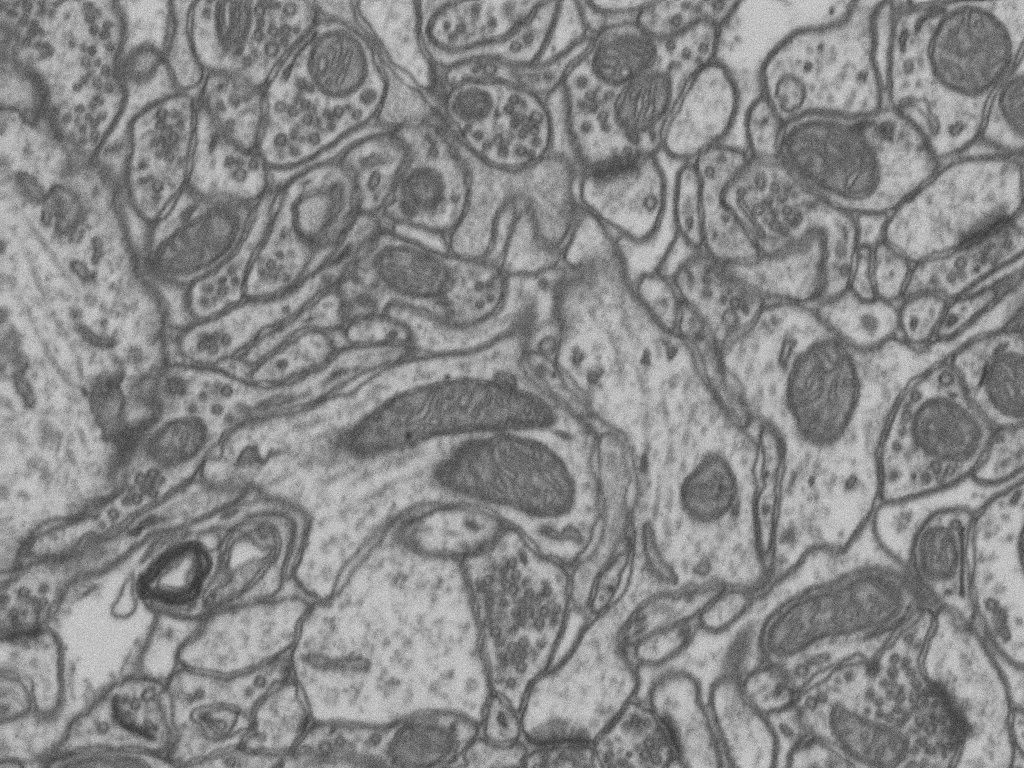
#> input picture pytorch/img2img/data/original/training0000.png, 1024 x 768 px, found by its file name; its folder holds only this picture in this run
$ python check.py
#> lines starting #> are read from the running program, lines starting #| are printed output that depends on the picture; long printed decimals are rounded
import cv2
import os
import numpy as np

path_img = "result_t_dataset_6_classes_01_mask/original"

list_name = [name for name in os.listdir(path_img) if name.endswith(".png")]

counter_bad_mean = 0
counter_bad_std = 0
counter_bad_mean_std = 0

lim_mean = [126,164]
lim_std = [22,35]

good_mean_img_list = []
good_std_img_list = []
good_mean_std_img_list = []

mean_list = []
std_list = []

# mean mean dataset: 138.83564813572747
# mean std dataset: 29.684126721380455

for name in list_name:
    img = cv2.imread(os.path.join(path_img, name), 0)
#> img is the input picture: shape (768, 1024); min 40, max 222, mean 135.7

    mean_img = np.mean(img)
#> mean_img = 135.7
    std_img = np.std(img)
#> std_img = 30.79

    img=img.astype(float)
    img = (img-mean_img)/std_img
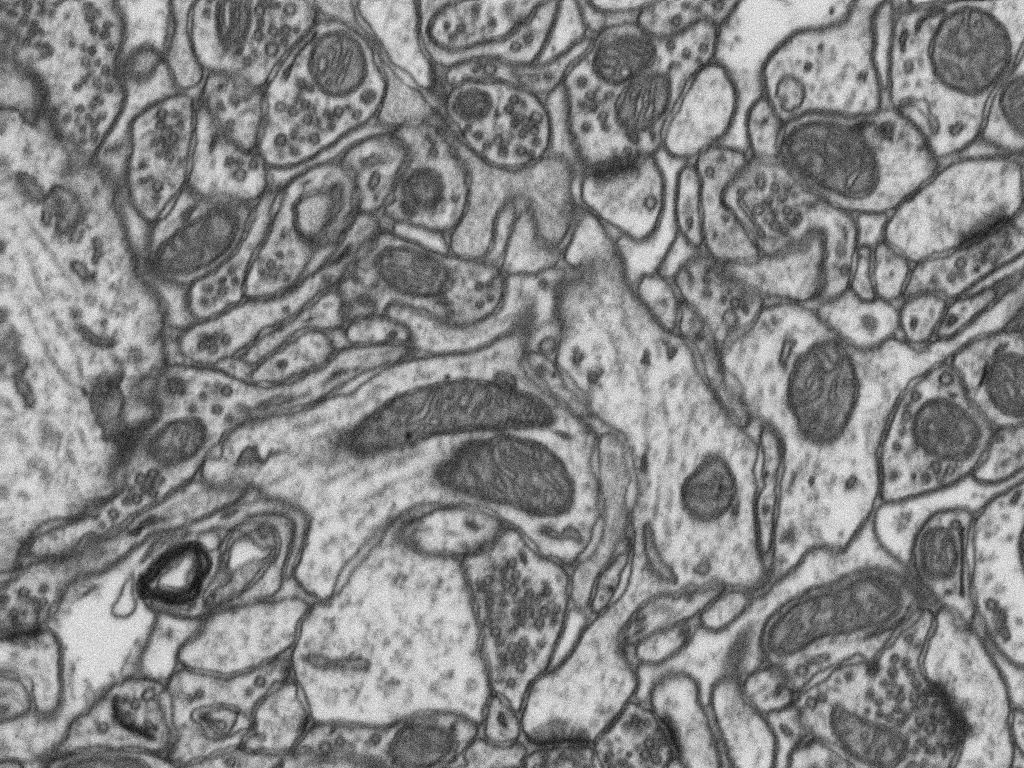
#> img: shape (768, 1024) float64; min -3.11, max 2.8, mean -3.1e-16; drawn with min black and max white
    img = (img*29.684126721380455)+138.83564813572747

    img[img>255]=255
    img[img<0]=0
    img = img.astype(np.uint8)

    mean_list.append(mean_img)
    std_list.append(std_img)

    if lim_mean[0] < mean_img < lim_mean[1]:
        good_mean_img_list.append(img)
    else:
        counter_bad_mean+=1

    if lim_std[0] < std_img < lim_std[1]:
        good_std_img_list.append(img)
    else:
        counter_bad_std+=1

    if lim_mean[0] < mean_img < lim_mean[1] and lim_std[0] < std_img < lim_std[1]:
        good_mean_std_img_list.append(img)
    else:
        counter_bad_mean_std+=1

    cv2.imwrite(f"origin_by_mean_std/{name}", img)


print(f"count images : {len(list_name)}")

print(f" mean mean dataset: {np.mean(mean_list)}")
#|  mean mean dataset: 135.702
print(f" mean std dataset: {np.mean(std_list)}")
#|  mean std dataset: 30.786

print(f" min mean dataset: {min(mean_list)}")
#|  min mean dataset: 135.702
print(f" max mean dataset: {max(mean_list)}")
#|  max mean dataset: 135.702
print(f" min std dataset: {min(std_list)}")
#|  min std dataset: 30.786
print(f" max std dataset: {max(std_list)}")
#|  max std dataset: 30.786

print(f"counter_bad_mean: {counter_bad_mean}")
print(f"counter_bad_std: {counter_bad_std}")
print(f"counter_bad_mean_std: {counter_bad_mean_std}")

$ run again, on pytorch/img2img/data/original/training0014.png
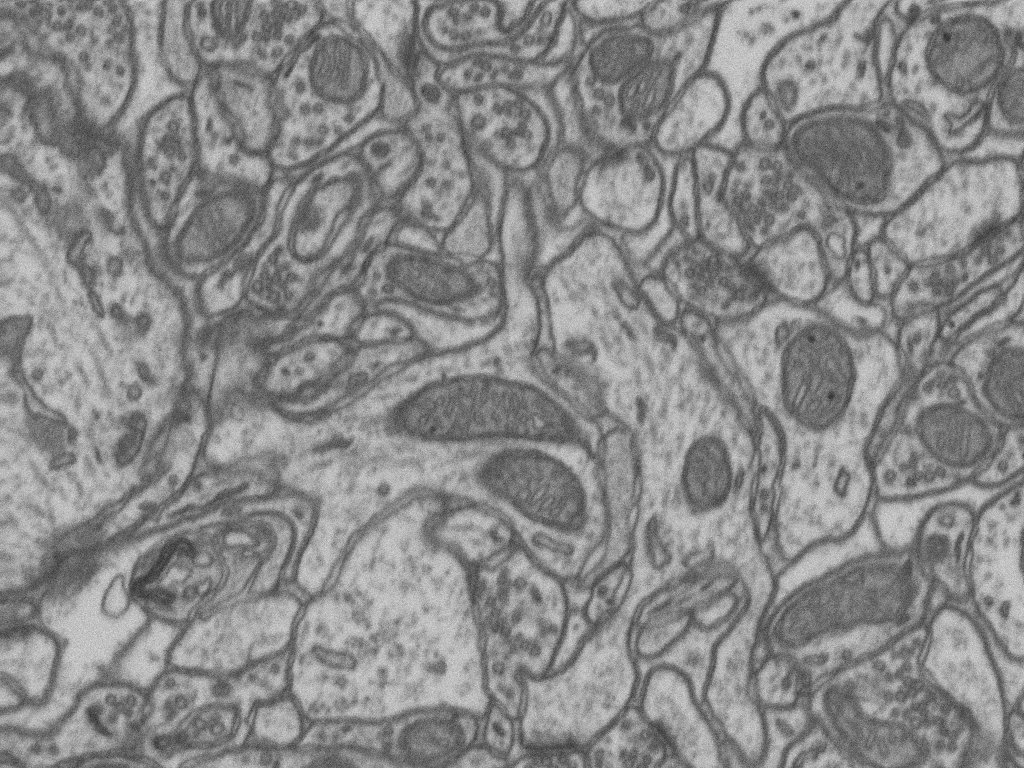
#> input picture pytorch/img2img/data/original/training0014.png, 1024 x 768 px, found by its file name
#> img is the input picture: shape (768, 1024); min 45, max 224, mean 136.7
#> mean_img = 136.7
#> std_img = 30.66
#> `img = (img-mean_img)/std_img`:
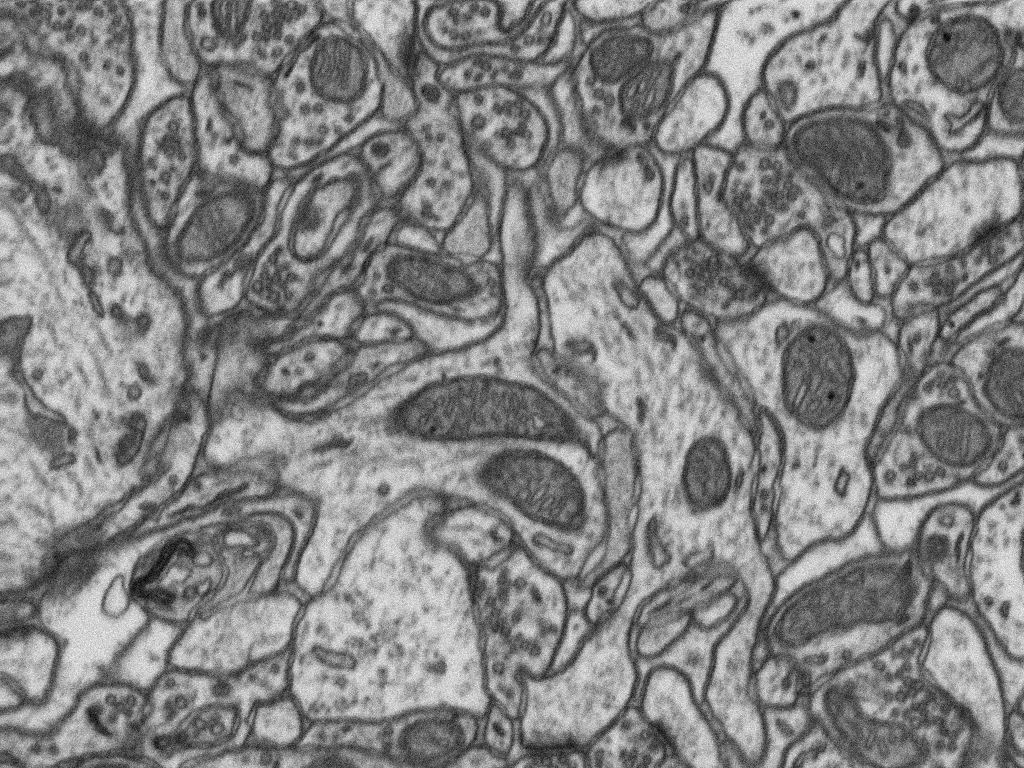
#> img: shape (768, 1024) float64; min -2.99, max 2.85, mean 1.45e-17; drawn with min black and max white
#|  mean mean dataset: 136.699
#|  mean std dataset: 30.658
#|  min mean dataset: 136.699
#|  max mean dataset: 136.699
#|  min std dataset: 30.658
#|  max std dataset: 30.658
